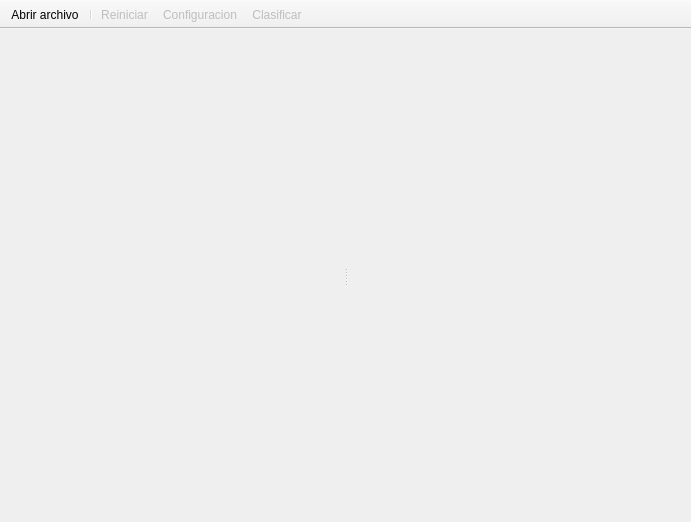
<?xml version="1.0" encoding="UTF-8"?>
<ui version="4.0">
 <class>MainWindow</class>
 <widget class="QMainWindow" name="MainWindow">
  <property name="geometry">
   <rect>
    <x>0</x>
    <y>0</y>
    <width>691</width>
    <height>522</height>
   </rect>
  </property>
  <property name="minimumSize">
   <size>
    <width>640</width>
    <height>480</height>
   </size>
  </property>
  <property name="windowTitle">
   <string>Clustering Genetico 2000</string>
  </property>
  <widget class="QWidget" name="centralwidget">
   <layout class="QVBoxLayout" name="verticalLayout">
    <item>
     <widget class="QSplitter" name="splitter">
      <property name="sizePolicy">
       <sizepolicy hsizetype="Preferred" vsizetype="Preferred">
        <horstretch>0</horstretch>
        <verstretch>0</verstretch>
       </sizepolicy>
      </property>
      <property name="orientation">
       <enum>Qt::Horizontal</enum>
      </property>
      <widget class="QWidget" name="widget_graph" native="true">
       <property name="sizePolicy">
        <sizepolicy hsizetype="Preferred" vsizetype="Preferred">
         <horstretch>0</horstretch>
         <verstretch>0</verstretch>
        </sizepolicy>
       </property>
       <property name="baseSize">
        <size>
         <width>0</width>
         <height>0</height>
        </size>
       </property>
      </widget>
      <widget class="QWidget" name="widget_tabla" native="true">
       <property name="sizePolicy">
        <sizepolicy hsizetype="Preferred" vsizetype="Preferred">
         <horstretch>0</horstretch>
         <verstretch>0</verstretch>
        </sizepolicy>
       </property>
      </widget>
     </widget>
    </item>
   </layout>
  </widget>
  <widget class="QMenuBar" name="menuBar">
   <property name="geometry">
    <rect>
     <x>0</x>
     <y>0</y>
     <width>691</width>
     <height>28</height>
    </rect>
   </property>
  </widget>
  <widget class="QToolBar" name="toolBar">
   <property name="windowTitle">
    <string>toolBar</string>
   </property>
   <property name="movable">
    <bool>false</bool>
   </property>
   <property name="iconSize">
    <size>
     <width>32</width>
     <height>32</height>
    </size>
   </property>
   <attribute name="toolBarArea">
    <enum>TopToolBarArea</enum>
   </attribute>
   <attribute name="toolBarBreak">
    <bool>false</bool>
   </attribute>
   <addaction name="actionAbrir_Archivo"/>
   <addaction name="separator"/>
   <addaction name="actionReiniciar"/>
   <addaction name="actionConfiguracion"/>
   <addaction name="actionClasificar"/>
  </widget>
  <action name="actionAbrir_Archivo">
   <property name="text">
    <string>Abrir archivo</string>
   </property>
  </action>
  <action name="actionConfiguracion">
   <property name="enabled">
    <bool>false</bool>
   </property>
   <property name="text">
    <string>Configuracion</string>
   </property>
  </action>
  <action name="actionReiniciar">
   <property name="enabled">
    <bool>false</bool>
   </property>
   <property name="text">
    <string>Reiniciar</string>
   </property>
  </action>
  <action name="actionClasificar">
   <property name="enabled">
    <bool>false</bool>
   </property>
   <property name="text">
    <string>Clasificar</string>
   </property>
  </action>
 </widget>
 <resources/>
 <connections/>
</ui>
